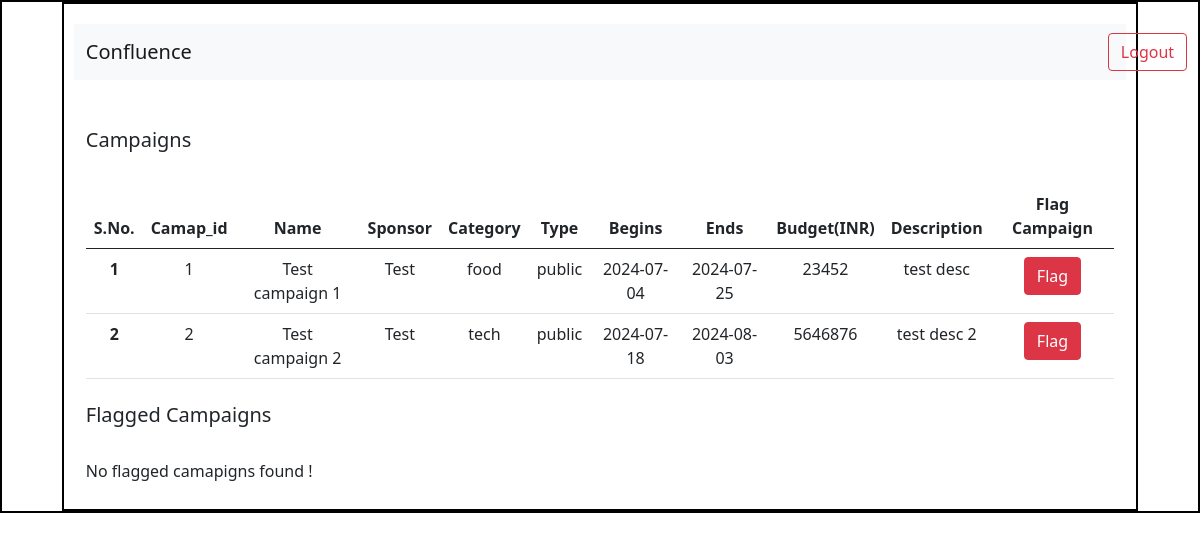
Before: /admin/campaigns with the older database file.
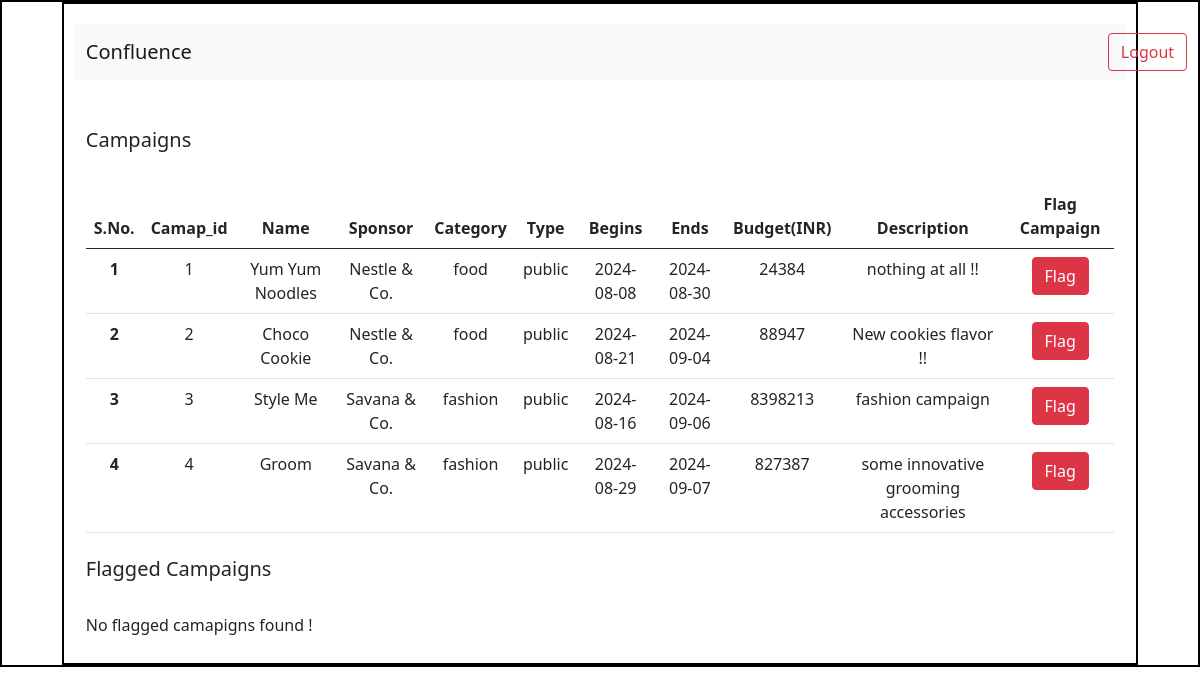
After: the same page with the newer database file.
### application/models.py (models this page shows)
class Campaign(db.Model):
    __tablename__ = 'campaign'
    camp_id = db.Column(db.Integer, primary_key = True)
    camp_name = db.Column(db.String, nullable = False)
    sponsor_id = db.Column(db.Integer, db.ForeignKey('sponsor.id'))
    category = db.Column(db.String, nullable = False)
    search_category =db.Column(db.String, nullable = False) # for influencer to search relevant campaigns
    s_date = db.Column(db.String, nullable = False)
    e_date = db.Column(db.String, nullable = False)
    budget = db.Column(db.Integer, nullable = False)
    visibility = db.Column(db.String, default = 'public')
    description = db.Column(db.String)
    is_completed = db.Column(db.Boolean,  default =  False)
    is_flagged = db.Column(db.Boolean, default = False)
    sponsor = db.relationship('Sponsor', backref='campaign') #pseudo col

class Sponsor(db.Model):
    __tablename__ = 'sponsor'
    id = db.Column(db.Integer, primary_key = True)
    user_name = db.Column(db.String, nullable = False, unique = True)
    password = db.Column(db.String, nullable = False)
    full_name = db.Column(db.String, nullable = False)
    industry = db.Column(db.String, nullable = False)
    role = db.Column(db.String, nullable = False)
    is_flagged = db.Column(db.Boolean, default = False)

### application/controllers.py (the view)
@app.route('/admin/campaigns')
def fetch_camp_info():
    camapign_info = Campaign.query.filter_by(is_flagged = False).all()
    flagged_camps = Campaign.query.filter_by(is_flagged = True).all()
    return render_template ('campaign_stats.html', campaigns = camapign_info, flagged_campaigns = flagged_camps)

### templates/campaign_stats.html (shortened to what this page needs)
<!DOCTYPE html>
<html lang="en">
<head>
    <link rel="stylesheet" href="../static/dashboard.css">
    <link href="https://cdn.jsdelivr.net/npm/bootstrap@5.0.2/dist/css/bootstrap.min.css" rel="stylesheet">
</head>
<body>
    <div id = "main">
        <div id = "canvas">
            <div id = "dashboard-body">
            <nav class="navbar navbar-expand-lg navbar-light bg-light">
                <div class="container-fluid">
                  <a class="navbar-brand" href="#">Confluence</a>
                  <div class="collapse navbar-collapse" id="navbarSupportedContent">
                    <form class="d-flex" style="margin-left: 900px;">
                      <button class="btn btn-outline-danger" type="button" onclick="location.href='/logout'">Logout</button>
                  </form>
                  </div>
                </div>
              </nav>
              <br>
              <div class="container mt-4">
                <h5>Campaigns </h5><br>
                <table class="table" style="text-align: center;">
                  <thead>
                    <tr>
                      <th scope="col">S.No.</th>
                      <th scope="col">Camap_id</th>
                      <th scope="col">Name</th>
                      <th scope="col">Sponsor</th>
                      <th scope="col">Category</th>
                      <th scope="col">Type</th>
                      <th scope="col">Begins</th>
                      <th scope="col">Ends</th>
                      <th scope="col">Budget(INR)</th>
                      <th scope="col">Description</th>
                      <th scope="col">Flag Campaign</th>
                    </tr>
                  </thead>
                  <tbody>
                    {% for campaign in campaigns %}
                    <tr>
                      <th scope="row">{{loop.index}}</th>
                      <td>{{campaign.camp_id}}</td>
                      <td>{{campaign.camp_name}}</td>
                      <td>{{campaign.sponsor.full_name}}</td>
                      <td>{{campaign.category}}</td>
                      <td>{{campaign.visibility}}</td>
                      <td>{{campaign.s_date}}</td>
                      <td>{{campaign.e_date}}</td>
                      <td>{{campaign.budget}}</td>
                      <td>{{campaign.description}}</td>
                      <td><form action='/admin/flag_campaign/{{campaign.camp_id}}' method="POST"
                        onsubmit="return confirm('Are you sure you want to flag this campaign?');">
                        <button type="submit" class="btn btn-danger">Flag</button>
                      </form></td>
                    </tr>
                    {% endfor %}
                  </tbody>
                </table>
            </div>
            <div class="container mt-4">
              <h5>Flagged Campaigns </h5><br>
              {% if flagged_campaigns|length == 0%}
              <p> No flagged camapigns found !</p>
              {% endif %}
          </div>
            </div>
        </div>
    </div>
</body>
</html>

### static/dashboard.css (style rules this page uses)
* { margin: 0px; }
#main, #canvas { border: 2px solid black; }
#canvas { margin:auto; width: 90%; height: auto; }
#dashboard-body { margin-top: 10px; padding: 10px; }

Changed rows visible on the page:
changed Campaign id 1: camp_name "Test campaign 1" → "Yum Yum Noodles"; sponsor.full_name "Test" → "Nestle & Co."; s_date "2024-07-04" → "2024-08-08"; e_date "2024-07-25" → "2024-08-30"; budget "23452" → "24384"; description "test desc" → "nothing at all !!"
changed Campaign id 2: camp_name "Test campaign 2" → "Choco Cookie"; sponsor.full_name "Test" → "Nestle & Co."; category "tech" → "food"; s_date "2024-07-18" → "2024-08-21"; e_date "2024-08-03" → "2024-09-04"; budget "5646876" → "88947"; description "test desc 2" → "New cookies flavor !!"
added Campaign: camp_id "3", camp_name "Style Me", sponsor.full_name "Savana & Co.", category "fashion", visibility "public", s_date "2024-08-16", e_date "2024-09-06", budget "8398213", description "fashion campaign"
added Campaign: camp_id "4", camp_name "Groom", sponsor.full_name "Savana & Co.", category "fashion", visibility "public", s_date "2024-08-29", e_date "2024-09-07", budget "827387", description "some innovative grooming accessories"
